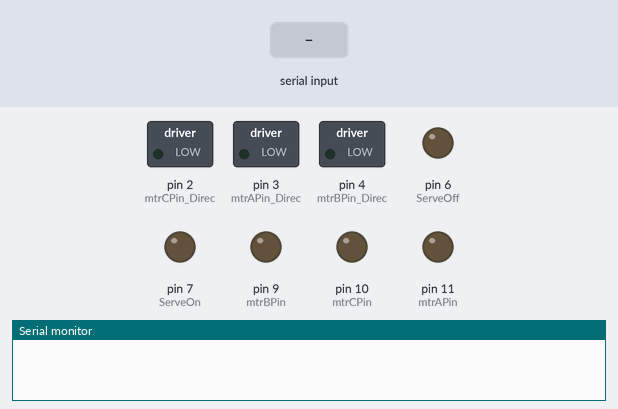
Simulated run of this sketch. Board: Arduino Uno, built with avr-gcc and run on an emulated ATmega328P. Shown: switched loads named in the sketch (green lamp = pin HIGH), output pins drawn as LEDs (lit = HIGH), the last lines printed to the serial monitor. Inputs (shaded band) come from the test bench.

Above: at 1.2 s.
1.3 s: "<J>" received over Serial
At 2.2 s:
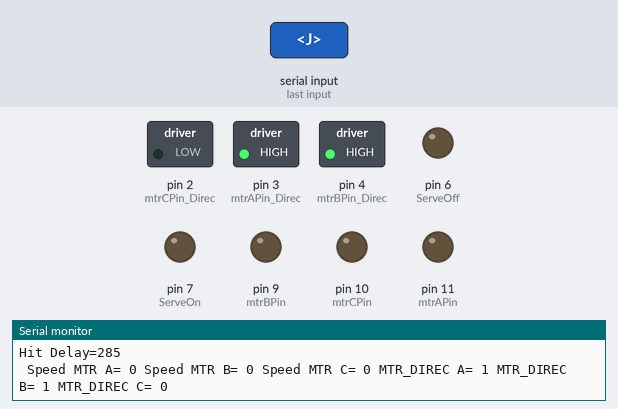
2.8 s: "<:>" received over Serial
4.3 s: "<T90>" received over Serial
Timing chart, 0 to 7.3 s (numbered marks = the images above; inputs shaded):
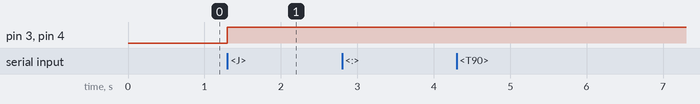

Measured:
- after the input at 1.3 s, pin 3 (mtrAPin_Direc), pin 4 (mtrBPin_Direc): LOW → HIGH at once

The sketch:

Bluetooth_Controller_v2_0.ino
```cpp
//#include <Servo.h>

int A; //angle
int B; //displacement;
int velocity;
int thetha;
char M;
char ch;
boolean ts1;
boolean ts2;
boolean ts3;
int flag;
boolean flag2;
//int flagnp;
//Servo gripper;
//Servo arm;
int maxdelay;
int mindelay;
int mtrA;
int mtrB;
int mtrC;
//int ServeOn=13;
//int ServeOff=12; //Numatic Pin No to activate and deactivate -- DigitalPins
int ServeOn=7;
int ServeOff=6; //Numatic Pin No to activate and deactivate -- DigitalPins
// 7,4,5,6
//int Gripper = 3;
//int Arm = 2;
int mtrAPin=11;
int mtrBPin=9;
int mtrCPin=10;
int mtrAPin_Direc=3;
int mtrBPin_Direc=4;
int mtrCPin_Direc=2;
boolean direcA;
boolean direcB;
boolean direcC;
// Brake value (to activate brake)= high
//boolean brakeA;
//boolean brakeB;
//boolean brakeC;
int hitdelay;

void setup()
{
  ts1=ts2=ts3=true;  //set as true becoz at startup all toggle switches are called and initialized
  mindelay=275;
  maxdelay=305;
  direcA=0;
  direcB=0;
  direcC=0;
  //brakeA=0;
  //brakeB=0;
  //brakeC=0;
  thetha=0;
  velocity=0;
  mtrA=0;
  mtrB=0;
  mtrC=0;
  hitdelay=285;
  pinMode(mtrAPin,OUTPUT);
  pinMode(mtrBPin,OUTPUT);
  pinMode(mtrCPin,OUTPUT);
  pinMode(mtrAPin_Direc,OUTPUT);
  pinMode(mtrBPin_Direc,OUTPUT);
  pinMode(mtrCPin_Direc,OUTPUT);
  pinMode(ServeOn,OUTPUT);
  pinMode(ServeOff,OUTPUT);
  digitalWrite(ServeOn,LOW);
  digitalWrite(ServeOff,LOW);
  // Gripper and arm Pin Definition
  //arm.attach(Arm);
  //gripper.attach(Gripper);
  //arm.write(130);
  //gripper.write(140);
  Serial.begin(57600);
}

void runBaseMotors()
{
  digitalWrite(mtrAPin_Direc,direcA);
  digitalWrite(mtrBPin_Direc,direcB);
  digitalWrite(mtrCPin_Direc,direcC);
  analogWrite(mtrAPin,mtrA);
  analogWrite(mtrBPin,mtrB);
  analogWrite(mtrCPin,mtrC);
  //delay(10);
}
void checkButton()
{
  if(M=='T')
  {
    if(A==1&&ts1==false)
    {
      Serial.println("Load For SERVE");
      //arm.write(130);
      delay(500);
      //gripper.write(0);
      delay(500);
      //arm.write(100);
      flag=1;
    }
    else if(A==1&&ts1==true)
    {
      Serial.println("SERVE");
      //grip pos=20 release pos=140
      //arm up pos=100 down pos=130
      //gripper.write(140);
      delay(hitdelay);
      digitalWrite(ServeOn,HIGH);
      digitalWrite(ServeOff,LOW);
      delay(1000);
      digitalWrite(ServeOn,LOW);
      digitalWrite(ServeOff,HIGH);
      delay(500);
      digitalWrite(ServeOn,LOW);
      digitalWrite(ServeOff,LOW);
      //arm.write(130);
    }
  }
  else if(M=='A')
  {
    Serial.println("Racquet HIT");
    digitalWrite(ServeOn,HIGH);
    digitalWrite(ServeOff,LOW);
    delay(1000);
    digitalWrite(ServeOn,LOW);
    digitalWrite(ServeOff,HIGH);
    delay(500);
    digitalWrite(ServeOn,LOW);
    digitalWrite(ServeOff,LOW);
  }
  else if(M=='B')
  {
    mtrA=mtrB=mtrC=0;
    runBaseMotors();
  }
  else if(M=='C')
  {
    Serial.println("Rotate ClockWise");
    direcA=direcB=direcC=true;
    mtrA=mtrB=mtrC=60;
    runBaseMotors();
  }
  else if(M=='D')
  {
    Serial.println("Rotate Anti-ClockWise");
    direcA=direcB=direcC=false;
    mtrA=mtrB=mtrC=60;
    runBaseMotors();
  }
}


void setPower()
{
  //Serial.println("ENTERED THE FUNCTION");
  double angle1,angle2,angle3;
  //angle1= lx;
  //angle2= -0.5*lx + 0.866*ly;
  //angle3= -0.5*lx - 0.866*ly;
  /*
  angle1=cos(radians(thetha));
   angle2=cos(radians(120-thetha));
   angle3=cos(radians(240-thetha));
   */
  angle1=cos(radians(150-thetha+120));
  angle2=cos(radians(270-thetha+120));
  angle3=cos(radians(30-thetha+120));
  if(angle1<0.0)
    direcA=false;
  else
    direcA=true;
  if(angle2<0.0)
    direcB=false;
  else
    direcB=true;
  if(angle3<0.0)
    direcC=false;
  else
    direcC=true;
  mtrA=velocity*abs(angle1);
  mtrB=velocity*abs(angle2);
  mtrC=velocity*abs(angle3);

  runBaseMotors();
}

void Print()
{
  Serial.print("Hit Delay=");
  Serial.println(hitdelay);
  Serial.print(" Speed MTR A= ");
  Serial.print(mtrA);
  Serial.print(" Speed MTR B= ");
  Serial.print(mtrB);
  Serial.print(" Speed MTR C= ");
  Serial.print(mtrC);
  Serial.print(" MTR_DIREC A= ");
  Serial.print(direcA);
  Serial.print(" MTR_DIREC B= ");
  Serial.print(direcB);
  Serial.print(" MTR_DIREC C= ");
  Serial.println(direcC);
  //Serial.print(" Brake A= ");
  //Serial.print(brakeA);
  //Serial.print(" Brake B= ");
  //Serial.print(brakeB);
  //Serial.print(" Brake C= ");
  //Serial.print(brakeC);

}

void execute()
{
  Serial.print(" A= ");
  Serial.print(A);
  Serial.print(" B= ");
  Serial.print(B);
  Serial.print(" M= ");
  Serial.println(M);
  digitalWrite(ServeOn,LOW);
  digitalWrite(ServeOff,LOW);

  velocity=B;
  thetha=A;
  setPower();
  Print();
  checkButton();
  digitalWrite(ServeOn,LOW);
  digitalWrite(ServeOff,LOW);
  //delay(10);
}

void loop()
{
  if(Serial.available()>0)
  {
    ch=Serial.read();
    //Serial.print(ch);
    if(ch=='<')
    {
      //Serial.println("NEW STRING");
      A=B=0;
      flag=0;
      M=' ';
    }
    else if(ch=='>')
    {
      flag=-1;
      B=3*B/2;
      //Serial.println("ENTER");
      execute();
    }
    if(flag==0)
    {
      if(ch=='J'||ch=='B'||ch=='T')
      {
        //Serial.println("NEW STRING J");
        flag=1;
        M=ch;
      }
    }
    else if(ch==':')
    {
      flag++;
    }
    else if(flag==2)
    {
      if(ch=='R'||ch=='L'||ch=='A'||ch=='B'||ch=='C'||ch=='D')
      {
        //Serial.println(ch);
        M=ch;
        flag=3;
        flag2=true;
      }
      else if(ch=='S')
      {
        M=ch;
        flag=3;
      }
      else if(ch=='1')
      {
        ts1=!ts1;
        A=1;
        flag=3;
      }
      else if(ch=='2')
      {
        ts2=!ts2;
        A=2;
        flag=3;
      }
      else if(ch=='3')
      {
        ts3=!ts3;
        A=3;
        flag=3;
      }
    }
    else if(flag==3)
    {
      if(ch=='e')
      {
        A=1;
        flag=4;
      }
      else if(ch=='t')
      {
        A=2;
        flag=4;
      }
    }
    else if(flag==4||flag==5)
    {
      if(flag2==true)
      {
        A=0;
        flag2=false;
      }
      if(ch>=48&&ch<=57)
        A=A*10+int(ch)-'0';
    }
    else if(flag==6)
    {
      if(ch>=48&&ch<=57)
        B=B*10+int(ch)-'0';
    }
    //execute();
  }
}
```
